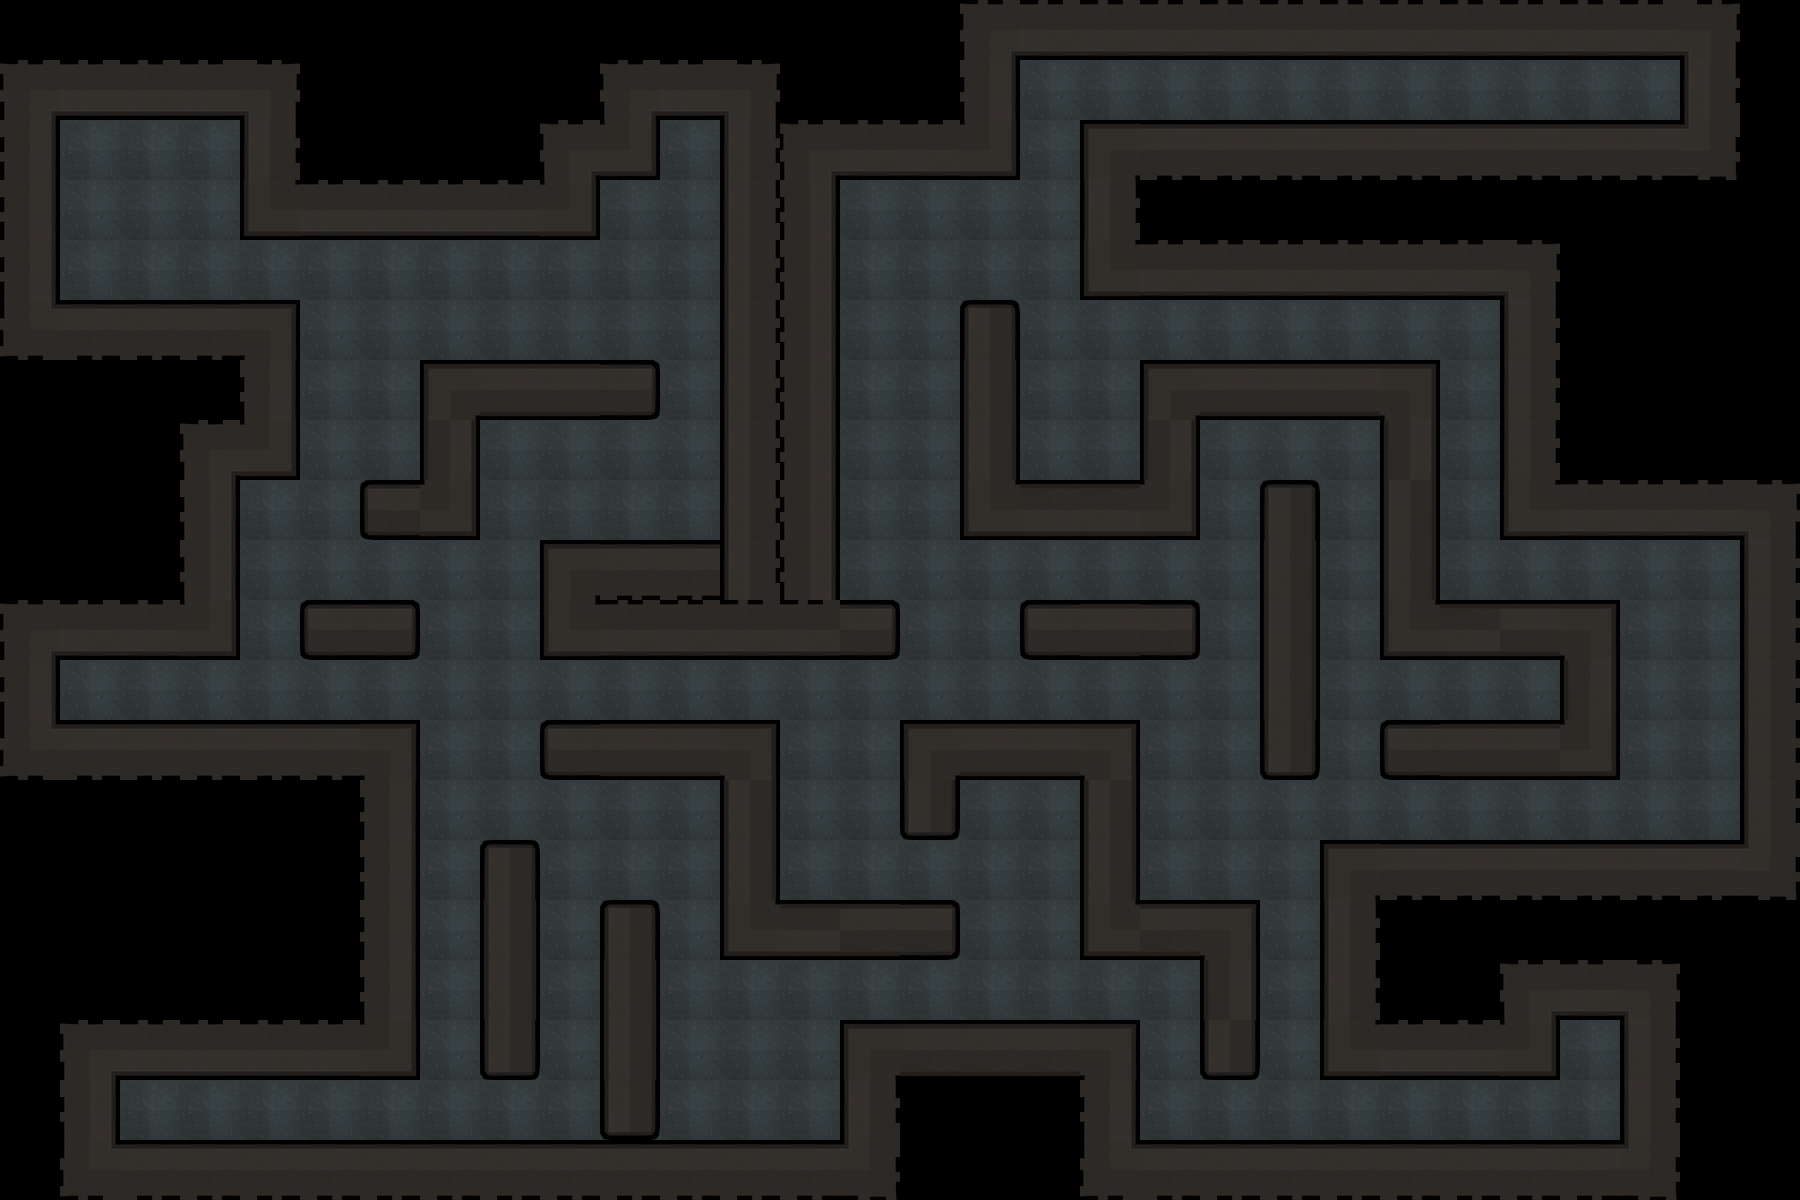

The image is a tile-based game level rendered from a .tmx file. Its description and source (layers, tilesets, objects; grid data summarised) follow:
An orthogonal 30x20 tile map with 60x60 px tiles, 1 tile layer (tiles1) and 191 objects (49x solid, 34x fire, 32x enemy, 27x diamond, 24x bonus, ...).

<map version="1.0" orientation="orthogonal" renderorder="right-down" width="30" height="20" tilewidth="60" tileheight="60" nextobjectid="226">
 <tileset firstgid="1" name="map" tilewidth="60" tileheight="60" tilecount="30">
  <image source="map.png" width="360" height="300" />
 </tileset>
 <layer name="tiles1" width="30" height="20">
  <data>[600 cells, 479 non-empty, 21 distinct tile ids]</data>
 </layer>
 <objectgroup name="collision">
  <object id="1" name="solid" x="1016" y="3.0303" width="723.667" height="56.9697" />
  <object id="8" name="solid" x="1079" y="120" width="657.361" height="180" />
  <object id="11" name="solid" x="1558" y="839" width="241.483" height="181" />
  <object id="12" name="solid" x="1142.42" y="1142" width="534.849" height="58" />
  <object id="14" name="solid" x="1318" y="839" width="239" height="240" />
  <object id="15" name="solid" x="960" y="482" width="241" height="59" />
  <object id="16" name="solid" x="1381" y="601" width="236" height="59" />
  <object id="17" name="solid" x="1379" y="720" width="240" height="60" />
  <object id="18" name="solid" x="902" y="720" width="236" height="59" />
  <object id="19" name="solid" x="1081" y="902" width="179" height="58" />
  <object id="20" name="solid" x="1143" y="362" width="297" height="56" />
  <object id="21" name="solid" x="538" y="721" width="244" height="58" />
  <object id="22" name="solid" x="717" y="901" width="243" height="58" />
  <object id="23" name="solid" x="422" y="363" width="237" height="57" />
  <object id="24" name="solid" x="840" y="601" width="59" height="58" />
  <object id="25" name="solid" x="542" y="541" width="297" height="118" />
  <object id="26" name="solid" x="845" y="1018" width="297" height="180" />
  <object id="27" name="solid" x="60.6061" y="1142" width="781.394" height="53.4552" />
  <object id="29" name="solid" x="3.0303" y="720" width="416.97" height="360" />
  <object id="33" name="solid" x="2.27282" y="62.1212" width="296.727" height="54.8788" />
  <object id="34" name="solid" x="242" y="119" width="358" height="120" />
  <object id="36" name="solid" x="726.333" y="0.666667" width="291" height="178" />
  <object id="37" name="solid" x="-12" y="119.697" width="70" height="183.333" />
  <object id="39" name="solid" x="-10" y="478" width="249" height="182" />
  <object id="40" name="solid" x="961" y="303" width="59" height="179.576" />
  <object id="41" name="solid" x="1380" y="420.455" width="60" height="183.333" />
  <object id="42" name="solid" x="1502" y="299.243" width="308" height="238.757" />
  <object id="43" name="solid" x="1742" y="538.637" width="56.6745" height="303.788" />
  <object id="45" name="solid" x="1260" y="483" width="60" height="296" />
  <object id="46" name="solid" x="723" y="178.409" width="117" height="363.591" />
  <object id="47" name="solid" x="1022" y="602" width="178" height="57" />
  <object id="48" name="solid" x="300" y="600" width="122" height="60" />
  <object id="49" name="solid" x="479" y="841" width="61" height="234.788" />
  <object id="50" name="solid" x="601" y="902" width="61" height="238.288" />
  <object id="51" name="solid" x="422.508" y="422.379" width="55.492" height="113.621" />
  <object id="53" name="solid" x="600.326" y="61" width="59.674" height="120" />
  <object id="54" name="solid" x="-6" y="302" width="305" height="176" />
  <object id="55" name="solid" x="56" y="1080" width="63.8863" height="64" />
  <object id="56" name="solid" x="724" y="777.962" width="52" height="124.038" />
  <object id="58" name="solid" x="1201" y="958" width="59" height="123" />
  <object id="60" name="solid" x="1082" y="781" width="58" height="119" />
  <object id="61" name="solid" x="1621" y="1019" width="57.4645" height="126" />
  <object id="63" name="solid" x="1678" y="55" width="61.7045" height="68.2424" />
  <object id="66" name="solid" x="658" y="57.2841" width="65" height="57.7159" />
  <object id="67" name="solid" x="362" y="480" width="60" height="60" />
  <object id="68" name="solid" x="-0.734826" y="659.223" width="57.9545" height="63.5531" />
  <object id="71" name="solid" x="902" y="780" width="58" height="59" />
  <object id="72" name="solid" x="1142.84" y="418.769" width="57.16" height="63.5531" />
  <object id="73" name="solid" x="1564" y="659.163" width="53" height="63.5531" />
  <object id="74" name="hero" x="125.697" y="185.515" width="50" height="50" />
  <object id="76" name="none" x="2" y="1082" width="56" height="120" />
  <object id="78" name="none" x="1679" y="1017" width="125" height="184" />
  <object id="81" name="none" x="1740" y="0" width="57" height="296" />
  <object id="83" name="none" x="781" y="-3" width="179" height="121" />
  <object id="86" name="none" x="-2" y="-2" width="658" height="58" />
  <object id="87" name="none" x="302" y="56" width="294" height="62" />
  <object id="194" name="enemy" x="366" y="245" width="50" height="50" />
  <object id="195" name="enemy" x="187" y="667" width="50" height="50" />
  <object id="196" name="enemy" x="249" y="1087" width="50" height="50" />
  <object id="197" name="enemy" x="547" y="1088" width="50" height="50" />
  <object id="198" name="enemy" x="727" y="665" width="50" height="50" />
  <object id="199" name="enemy" x="1026" y="547" width="50" height="50" />
  <object id="200" name="enemy" x="845" y="368" width="50" height="50" />
  <object id="201" name="enemy" x="1389" y="66" width="50" height="50" />
  <object id="202" name="enemy" x="1026" y="124" width="50" height="50" />
  <object id="203" name="enemy" x="964" y="183" width="50" height="50" />
  <object id="204" name="enemy" x="1084" y="304" width="50" height="50" />
  <object id="205" name="enemy" x="1025" y="428" width="50" height="50" />
  <object id="206" name="enemy" x="1445" y="365" width="50" height="50" />
  <object id="207" name="enemy" x="1205" y="426" width="50" height="50" />
  <object id="208" name="enemy" x="1327" y="310" width="50" height="50" />
  <object id="209" name="enemy" x="1446" y="546" width="50" height="50" />
  <object id="210" name="enemy" x="1686" y="545" width="50" height="50" />
  <object id="211" name="enemy" x="1510" y="666" width="50" height="50" />
  <object id="212" name="enemy" x="1687" y="783" width="50" height="50" />
  <object id="213" name="enemy" x="1028" y="785" width="50" height="50" />
  <object id="214" name="enemy" x="846" y="785" width="50" height="50" />
  <object id="215" name="enemy" x="1144" y="967" width="50" height="50" />
  <object id="216" name="enemy" x="1506" y="1087" width="50" height="50" />
  <object id="217" name="enemy" x="1266" y="1088" width="50" height="50" />
  <object id="218" name="enemy" x="1204" y="725" width="50" height="50" />
  <object id="219" name="enemy" x="306" y="485" width="50" height="50" />
  <object id="220" name="enemy" x="486" y="426" width="50" height="50" />
  <object id="221" name="enemy" x="667" y="788" width="50" height="50" />
  <object id="222" name="enemy" x="427" y="905" width="50" height="50" />
  <object id="223" name="enemy" x="664.333" y="245.667" width="50" height="50" />
  <object id="224" name="enemy" x="720.333" y="1021.67" width="50" height="50" />
  <object id="225" name="enemy" x="427" y="603" width="50" height="50" />
 </objectgroup>
 <objectgroup name="fire">
  <object id="89" name="fire" x="60" y="-2" width="60" height="120" />
  <object id="91" name="fire" x="178" y="-6" width="60" height="120" />
  <object id="92" name="fire" x="304" y="114" width="60" height="120" />
  <object id="93" name="fire" x="478" y="114" width="60" height="120" />
  <object id="94" name="fire" x="660" y="-6" width="60" height="120" />
  <object id="95" name="fire" x="900" y="56" width="60" height="120" />
  <object id="96" name="fire" x="1082" y="56" width="60" height="120" />
  </objectgroup>
 <objectgroup name="bonus">
  <!-- 69 objects omitted --></objectgroup>
</map>
<!-- 96 of 191 objects omitted -->